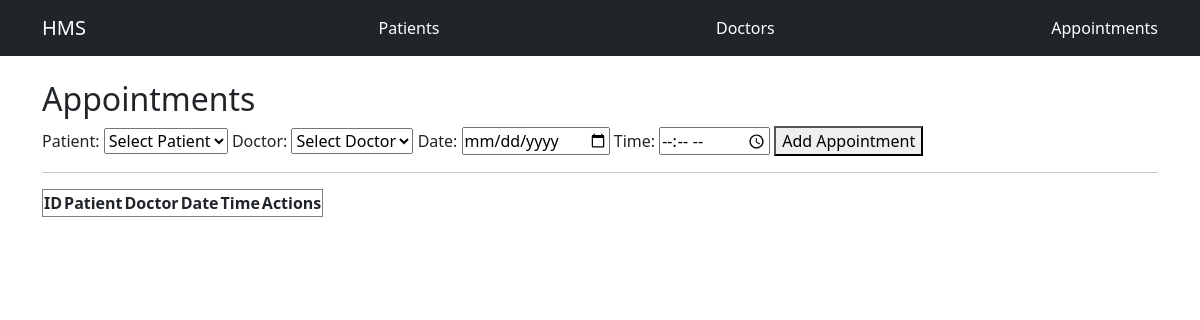
The app's page /appointments/edit/1, older data.
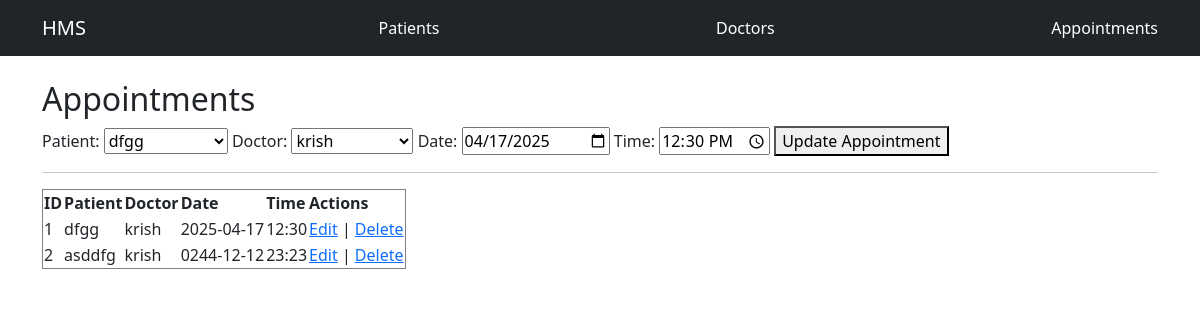
The same page, newer data.
### tables this page shows
CREATE TABLE appointments (
        id INTEGER PRIMARY KEY AUTOINCREMENT,
        patient_id INTEGER,
        doctor_id INTEGER,
        date TEXT,
        time TEXT
    );

CREATE TABLE patients (
        id INTEGER PRIMARY KEY AUTOINCREMENT,
        name TEXT,
        age INTEGER,
        gender TEXT,
        contact TEXT
    );

CREATE TABLE doctors (
        id INTEGER PRIMARY KEY AUTOINCREMENT,
        name TEXT,
        specialization TEXT,
        contact TEXT
    );

### app.py (the view)
@app.route('/appointments/edit/<int:id>', methods=['GET', 'POST'])
def edit_appointment(id):
    if request.method == 'POST':
        query_db("UPDATE appointments SET patient_id=?, doctor_id=?, date=?, time=? WHERE id=?",
                 (request.form['patient_id'], request.form['doctor_id'], request.form['date'], request.form['time'], id))
        return redirect('/appointments')
    appointment = query_db("SELECT * FROM appointments WHERE id=?", (id,), one=True)
    patients = query_db("SELECT id, name FROM patients")
    doctors = query_db("SELECT id, name FROM doctors")
    data = query_db("""
        SELECT a.id, p.name, d.name, a.date, a.time
        FROM appointments a
        JOIN patients p ON a.patient_id = p.id
        JOIN doctors d ON a.doctor_id = d.id
    """)
    return render_template('appointments.html', appointments=data, edit_appointment=appointment, patients=patients, doctors=doctors)

### app.py (called while the page is built)
def query_db(query, args=(), one=False):
    conn = sqlite3.connect('hospital.db')
    cur = conn.cursor()
    cur.execute(query, args)
    rv = cur.fetchall()
    conn.commit()
    conn.close()
    return (rv[0] if rv else None) if one else rv

### templates/appointments.html (shortened to what this page needs)
{% extends 'base.html' %}
{% block content %}
<h2>Appointments</h2>
<form method="POST" {% if edit_appointment %}action="{{ url_for('edit_appointment', id=edit_appointment[0]) }}"{% endif %}>
    <label>Patient:</label>
    <select name="patient_id" required>
        <option value="">Select Patient</option>
        {% for patient in patients %}
            <option value="{{ patient[0] }}" {% if edit_appointment and edit_appointment[1] == patient[0] %}selected{% endif %}>{{ patient[1] }}</option>
        {% endfor %}
    </select>
    <label>Doctor:</label>
    <select name="doctor_id" required>
        <option value="">Select Doctor</option>
        {% for doctor in doctors %}
            <option value="{{ doctor[0] }}" {% if edit_appointment and edit_appointment[2] == doctor[0] %}selected{% endif %}>{{ doctor[1] }}</option>
        {% endfor %}
    </select>
    <label>Date:</label>
    <input type="date" name="date" value="{{ edit_appointment[3] if edit_appointment else '' }}" required>
    <label>Time:</label>
    <input type="time" name="time" value="{{ edit_appointment[4] if edit_appointment else '' }}" required>
    <button type="submit">{{ 'Update Appointment' if edit_appointment else 'Add Appointment' }}</button>
</form>
<hr>
<table border="1">
    <tr>
        <th>ID</th><th>Patient</th><th>Doctor</th><th>Date</th><th>Time</th><th>Actions</th>
    </tr>
    {% for a in appointments %}
    <tr>
        <td>{{ a[0] }}</td>
        <td>{{ a[1] }}</td>
        <td>{{ a[2] }}</td>
        <td>{{ a[3] }}</td>
        <td>{{ a[4] }}</td>
        <td>
            <a href="{{ url_for('edit_appointment', id=a[0]) }}">Edit</a> |
            <a href="{{ url_for('delete_appointment', id=a[0]) }}" onclick="return confirm('Are you sure?')">Delete</a>
        </td>
    </tr>
    {% endfor %}
</table>
{% endblock %}

Row changes from the older to the newer data that the page shows:
added appointments: patient_id "dfgg", doctor_id "krish", date "04/17/2025", time "12:30", id "1", name "dfgg", name "krish", date "2025-04-17"
added appointments: id "2", name "asddfg", name "krish", date "0244-12-12", time "23:23"
Text that changed along with them:
{{ 'Update Appointment' if edit_appointment else 'Add Appointment' }}: "Add Appointment" → "Update Appointment"
form field patient_id: "Select Patient" → (not shown)
form field doctor_id: "Select Doctor" → (not shown)
